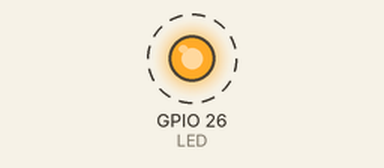
Bench run of a sketch on a simulated ESP32. On the bench: output pins drawn as LEDs (lit = HIGH). Dashed ring = blinking.

Above: at 0.5 s.
Timing chart, 0 to 4.6 s (numbered marks = the images above):
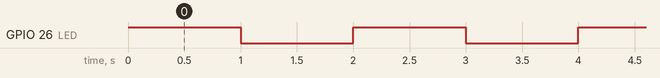

The sketch:

Ex02.ino
```cpp
/*
 *  Programa: Piscar o led interno da placa - versão 2
 *  Arduino : MEGA 2560
 *  Autor   : Rahul M. Juliato
 *  Data    : 18.09.2019
 */

#define LED 26

void setup(){

  pinMode(LED, OUTPUT);

}

void loop(){

  digitalWrite(LED, HIGH);
  delay(1000);
  digitalWrite(LED, LOW);
  delay(1000);

}
```

Measured:
- by itself, GPIO 26 (LED): alternates HIGH for 1.0 s and LOW for 1.0 s
